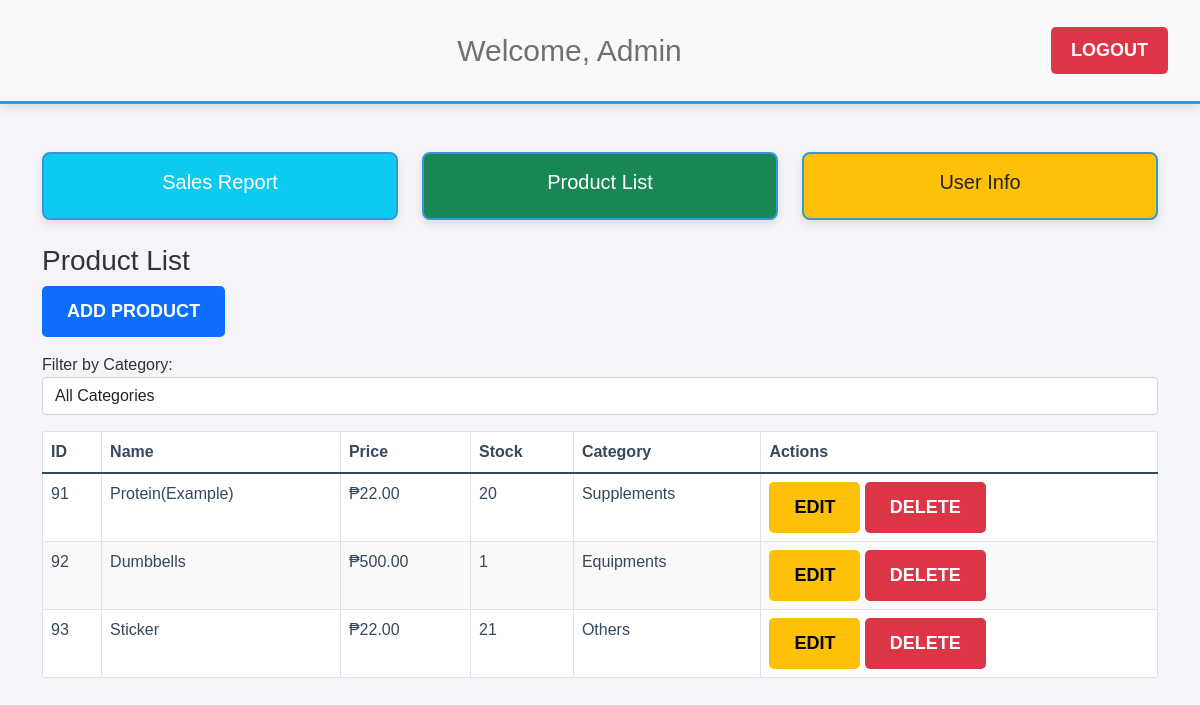
The page /views/admin_dashboard.php (signed in) on the database its author committed.
### tables this page shows
CREATE TABLE `products` (
  `product_id` int(11) NOT NULL,
  `product_name` varchar(100) NOT NULL,
  `price` decimal(10,2) NOT NULL,
  `quantity` int(11) NOT NULL,
  `image_url` varchar(225) NOT NULL,
  `category` varchar(255) NOT NULL,
  `image` varchar(255) NOT NULL
);

### classes/Database.php (called while the page is built)
<?php
class Database {
    private $conn;
    public function __construct() {
        try {
            $this->conn = new PDO("mysql:host=localhost;dbname=1cashier_db", "root", "");
            $this->conn->setAttribute(PDO::ATTR_ERRMODE, PDO::ERRMODE_EXCEPTION);
        } catch (PDOException $e) {
            die("Database connection failed: " . $e->getMessage());
        }
    }
    public function getConnection() {
        return $this->conn;
    }
}
?>

### classes/Product.php (called while the page is built, shortened)
<?php
require_once "Database.php";
class Product {
    private $conn;
    public function __construct() {
        $database = new Database();
        $this->conn = $database->getConnection();
    }
    public function displayProducts() {
        $query = "SELECT * FROM products";
        $stmt = $this->conn->prepare($query);
        $stmt->execute();
        return $stmt->fetchAll(PDO::FETCH_ASSOC);
    }
}
?>

### views/admin_dashboard.php (the view, shortened to what this page needs)
<!DOCTYPE html>
<html lang="en">
<head>
    <link rel="stylesheet" href="https://cdn.jsdelivr.net/npm/bootstrap@5.1.3/dist/css/bootstrap.min.css">
</head>
<body>
<?php
include "../classes/Product.php";
$product = new Product();
$product_list = $product->displayProducts();
?>
<nav class="navbar navbar-expand-lg navbar-light bg-light">
    <div class="container-fluid">
        <a href="#" class="navbar-brand"></a>
        <span class="navbar-text ms-3" style="font-size:30px">Welcome, <?= isset($_SESSION['username']) ? ucfirst($_SESSION['username']) : 'Guest' ?></span>
        <a href="../actions/logout.php" class="btn btn-danger ms-3" onclick="setLogoutTime()">Logout</a>
    </div>
</nav>
<div class="container mt-5">
    <div class="row text-center">
        <div class="col-md-4">
            <div class="card p-3 bg-info text-white" onclick="showSection('salesReport')">
                <h5>Sales Report</h5>
            </div>
        </div>
        <div class="col-md-4">
            <div class="card p-3 bg-success text-white" onclick="showSection('productList')">
                <h5>Product List</h5>
            </div>
        </div>
        <div class="col-md-4">
            <div class="card p-3 bg-warning text-dark" onclick="showSection('userInfo')">
                <h5>User Info</h5>
            </div>
        </div>
    </div>
<div id="productList" class="mt-4">
    <h3>Product List</h3>
    <button class="btn btn-primary mb-3" onclick="window.location.href='add-product.php'">Add Product</button>
    <div class="mb-3">
        <label for="categoryFilter">Filter by Category:</label>
        <select id="categoryFilter" class="form-control" onchange="filterCategory()">
            <option value="all">All Categories</option>
        </select>
    </div>
    <table class="table table-bordered">
        <thead>
            <tr>
                <th>ID</th>
                <th>Name</th>
                <th>Price</th>
                <th>Stock</th>
                <th>Category</th>
                <th>Actions</th>
            </tr>
        </thead>
        <tbody id="productTableBody">
            <?php foreach ($product_list as $product) { ?>
                <tr data-category="<?= htmlspecialchars($product['category']) ?>">
                    <td><?= htmlspecialchars($product['product_id']) ?></td>
                    <td><?= htmlspecialchars($product['product_name']) ?></td>
                    <td>₱<?= htmlspecialchars($product['price']) ?></td>
                    <td><?= htmlspecialchars($product['quantity']) ?></td>
                    <td><?= htmlspecialchars($product['category']) ?></td>
                    <td>
                        <a href="edit-product1.php?id=<?= $product['product_id'] ?>" class="btn btn-warning btn-sm">Edit</a>
                        <a href="delete-product.php?id=<?= $product['product_id'] ?>" class="btn btn-danger btn-sm" onclick="return confirm('Are you sure you want to delete this product?');">Delete</a>
                    </td>
                </tr>
            <?php } ?>
        </tbody>
    </table>
</div>
</div>
</body>
</html>

### views/admin_dashboard.php (style rules this page uses)
body { background-color: #f4f4f9; font-family: 'Arial', sans-serif; color: #333; }
.navbar { background-color: #2c3e50; padding: 20px; border-bottom: 3px solid #3498db; box-shadow: 0px 4px 10px rgba(0, 0, 0, 0.1); }
.navbar a { color: white; font-size: 18px; font-weight: bold; text-transform: uppercase; padding: 10px 20px; transition: 0.3s; }
.card { cursor: pointer; transition: transform 0.3s ease-in-out, box-shadow 0.3s ease-in-out; background: #ecf0f1; color: #34495e; text-align: center; padding: 20px; border: 2px solid #3498db; box-shadow: 0px 4px 10px rgba(0, 0, 0, 0.1); border-radius: 8px; }
.btn { display: inline-block; padding: 12px 25px; font-size: 18px; font-weight: bold; text-transform: uppercase; border: none; border-radius: 5px; transition: 0.3s ease-in-out; cursor: pointer; }
.table, th { color: #34495e; }
th { background-color: #ecf0f1; padding: 12px; text-align: left; }
tr:nth-child(even) { background-color: #f9f9f9; }
tr:nth-child(odd) { background-color: #ffffff; }

### rows shown on the page
products: product_id "91", product_name "Protein(Example)", price "22.00", quantity "20", category "Supplements"
products: product_id "92", product_name "Dumbbells", price "500.00", quantity "1", category "Equipments"
products: product_id "93", product_name "Sticker", price "22.00", quantity "21", category "Others"

### other values the page prints
$_SESSION['username'] "Admin"
